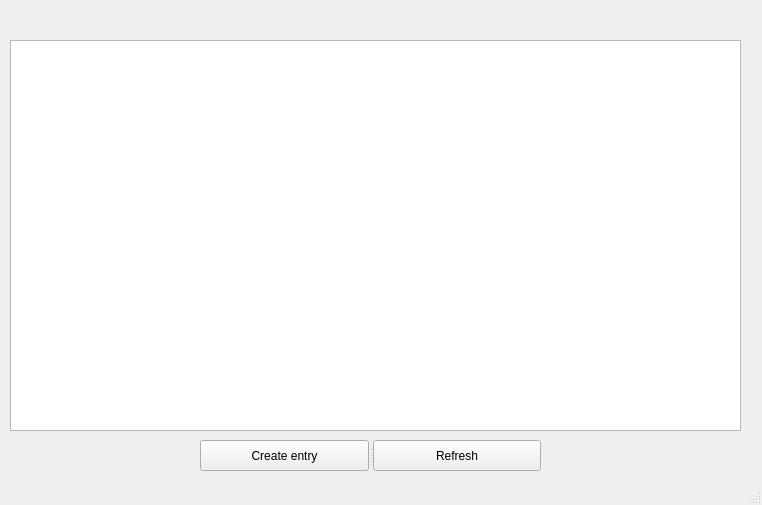
<?xml version="1.0" encoding="UTF-8"?>
<ui version="4.0">
 <class>MainWindow</class>
 <widget class="QMainWindow" name="MainWindow">
  <property name="geometry">
   <rect>
    <x>0</x>
    <y>0</y>
    <width>762</width>
    <height>505</height>
   </rect>
  </property>
  <property name="windowTitle">
   <string>Espresso</string>
  </property>
  <widget class="QWidget" name="centralwidget">
   <widget class="QTableWidget" name="tableWidget">
    <property name="geometry">
     <rect>
      <x>10</x>
      <y>40</y>
      <width>731</width>
      <height>391</height>
     </rect>
    </property>
   </widget>
   <widget class="QSplitter" name="splitter">
    <property name="geometry">
     <rect>
      <x>200</x>
      <y>440</y>
      <width>341</width>
      <height>31</height>
     </rect>
    </property>
    <property name="orientation">
     <enum>Qt::Horizontal</enum>
    </property>
    <widget class="QPushButton" name="createEntry">
     <property name="styleSheet">
      <string notr="true">font: 75 12pt &quot;Times New Roman&quot;;</string>
     </property>
     <property name="text">
      <string>Сreate entry</string>
     </property>
    </widget>
    <widget class="QPushButton" name="refreshButton">
     <property name="styleSheet">
      <string notr="true">font: 75 12pt &quot;Times New Roman&quot;;</string>
     </property>
     <property name="text">
      <string>Refresh</string>
     </property>
    </widget>
   </widget>
  </widget>
  <widget class="QStatusBar" name="statusbar"/>
 </widget>
 <resources/>
 <connections/>
</ui>
